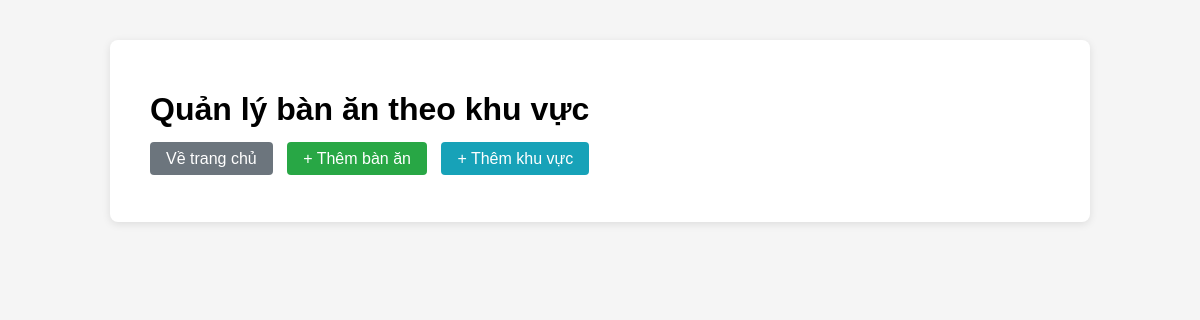
Page /account/ban-an/ on the earlier database version.
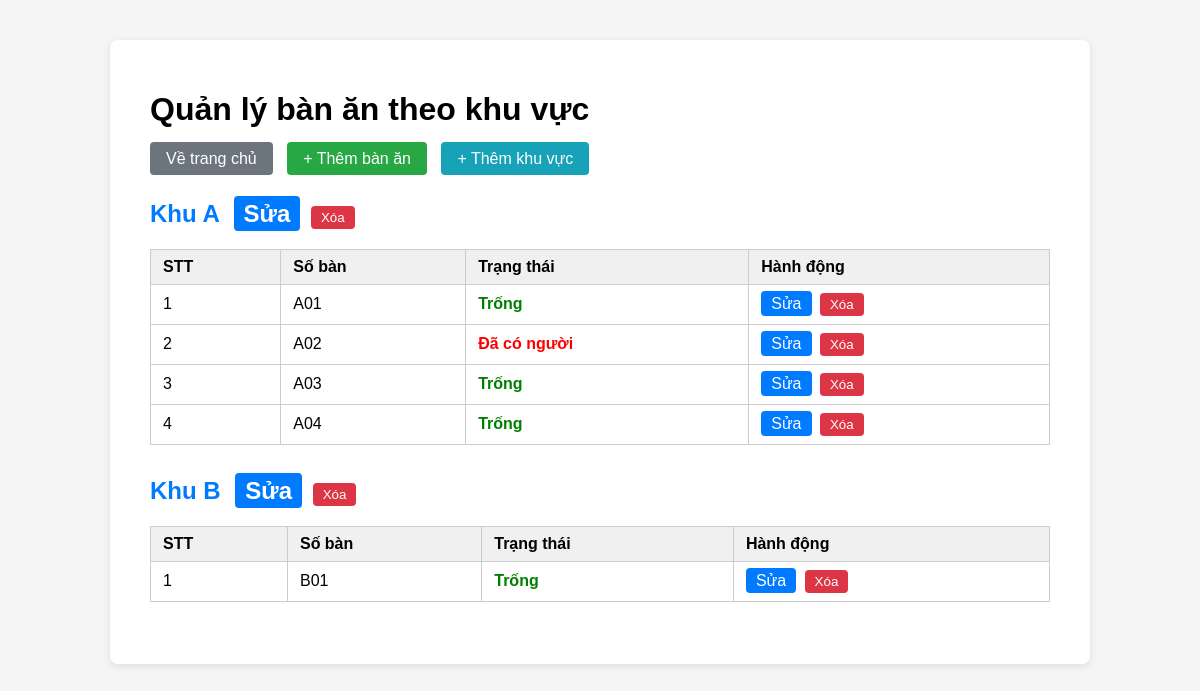
Same page on the later database version.
### account/models.py (models this page shows, shortened)
class KhuBanAn(models.Model):
    TenKhu = models.CharField(max_length=100)

class BanAn(models.Model):
    SoBan = models.CharField(max_length=20)  # Số bàn hoặc mã bàn
    TrangThai = models.BooleanField(default=True)  # True: Trống, False: Đã có người
    Khu = models.ForeignKey(KhuBanAn, on_delete=models.CASCADE)

### account/views.py (the view)
# urls.py: path('ban-an/', views.danh_sach_ban_an_view, name='danh_sach_ban_an'),
def danh_sach_ban_an_view(request):
    khu_list = KhuBanAn.objects.all().order_by('TenKhu')
    data = []
    for khu in khu_list:
        banan = BanAn.objects.filter(Khu=khu).order_by('SoBan')
        data.append({'khu': khu, 'banan_list': banan})
    return render(request, 'danh_sach_ban_an.html', {'data': data, 'all_khu': khu_list})

### account/templates/danh_sach_ban_an.html (shortened to what this page needs)
<!DOCTYPE html>
<html lang="vi">
<head>
</head>
<body>
    <div class="container">
        <h1>Quản lý bàn ăn theo khu vực</h1>
        <div style="margin-bottom: 24px;">
            <a href="{% url 'home' %}" style="padding: 8px 16px; background: #6c757d; color: #fff; border-radius: 4px; text-decoration: none; margin-right: 10px;">Về trang chủ</a>
            <a href="{% url 'them_ban_an' %}" style="padding: 8px 16px; background: #28a745; color: #fff; border-radius: 4px; text-decoration: none; margin-right: 10px;">+ Thêm bàn ăn</a>
            <a href="{% url 'them_khu' %}" style="padding: 8px 16px; background: #17a2b8; color: #fff; border-radius: 4px; text-decoration: none;">+ Thêm khu vực</a>
        </div>
        {% for group in data %}
            <h2>{{ group.khu.TenKhu }}
                <a href="{% url 'sua_khu' group.khu.id %}" class="action-btn" style="background:#007bff;color:#fff;padding:4px 10px;border-radius:4px;text-decoration:none;margin-left:8px;">Sửa</a>
                <form action="{% url 'xoa_khu' group.khu.id %}" method="post" style="display:inline;">
                    <button type="submit" onclick="return confirm('Bạn có chắc muốn xóa khu này?');" style="background:#dc3545;color:#fff;border:none;padding:4px 10px;border-radius:4px;">Xóa</button>
                </form>
            </h2>
            <table>
                <thead>
                    <tr>
                        <th>STT</th>
                        <th>Số bàn</th>
                        <th>Trạng thái</th>
                        <th>Hành động</th>
                    </tr>
                </thead>
                <tbody>
                {% for ban in group.banan_list %}
                    <tr>
                        <td>{{ forloop.counter }}</td>
                        <td>{{ ban.SoBan }}</td>
                        <td class="status-{{ ban.TrangThai|yesno:'true,false' }}">{% if ban.TrangThai %}Trống{% else %}Đã có người{% endif %}</td>
                        <td>
                            <a href="{% url 'sua_ban_an' ban.id %}" class="action-btn" style="background:#007bff;color:#fff;padding:4px 10px;border-radius:4px;text-decoration:none;">Sửa</a>
                            <form action="{% url 'xoa_ban_an' ban.id %}" method="post" style="display:inline;">
                                <button type="submit" onclick="return confirm('Bạn có chắc muốn xóa bàn này?');" style="background:#dc3545;color:#fff;border:none;padding:4px 10px;border-radius:4px;">Xóa</button>
                            </form>
                        </td>
                    </tr>
                {% empty %}
                    <tr><td colspan="4">Không có bàn nào.</td></tr>
                {% endfor %}
                </tbody>
            </table>
        {% endfor %}
    </div>
</body>
</html>

Differences in the rows shown:
added KhuBanAn: khu.TenKhu "Khu A"
added BanAn: SoBan "A01", TrangThai "Trống", shown under "Khu A"
added BanAn: SoBan "A02", TrangThai "Đã có người", shown under "Khu A"
added BanAn: SoBan "A03", TrangThai "Trống", shown under "Khu A"
added BanAn: SoBan "A04", TrangThai "Trống", shown under "Khu A"
added KhuBanAn: khu.TenKhu "Khu B"
added BanAn: SoBan "B01", TrangThai "Trống", shown under "Khu B"
